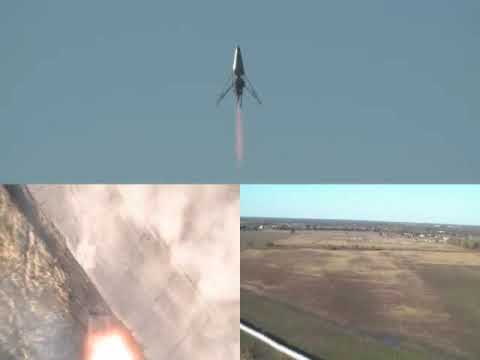
#> input picture yt_thumbnail_hq.jpg, 480 x 360 px
$ python -i sanitize_pptx.py   (imports and definitions only)
#> lines starting #> are read from the running program, lines starting #| are printed output that depends on the picture
#!/usr/bin/env python3
"""
sanitize_pptx.py — make a PPTX open cleanly in Microsoft PowerPoint.

Fixes the two defect classes that pass python-pptx / macOS QuickLook / zip validation but make
PowerPoint say "found a problem with content" (and fail to repair). These slip in when decks are
script-assembled or merged from pasted slides. See memory: reference_pptx_wont_open_diagnostics.

  1. Broken SmartArt: a <p:graphicFrame> whose <dgm:relIds> point at non-diagram parts (or the
     ppt/diagrams/ parts are missing). The diagram is already flattened to native shapes, so the
     orphan graphicFrame is removed with no visual loss.
  2. PowerPoint-undecodable images: MPO (multi-frame "3D" JPEG) and TIFF. Re-encoded to baseline
     JPEG / PNG (TIFF->PNG with .rels + [Content_Types] fixups).

Usage:
  python3 scripts/sanitize_pptx.py IN.pptx OUT.pptx [--slim] [--check]
    --slim   also downscale images to <=1600px & recompress (for email/Discord delivery copies)
    --check  exit 2 (and print findings) if defects found; do not write OUT. For pipeline gating.

Exit codes: 0 clean/fixed, 2 defects found in --check mode, 1 error.
"""
import sys, os, re, io, zipfile, posixpath
from lxml import etree
from PIL import Image

DGM = 'http://schemas.openxmlformats.org/drawingml/2006/diagram'
P   = 'http://schemas.openxmlformats.org/presentationml/2006/main'
MAXDIM = 1600


# [41 lines left out: functions _broken_smartart, analyze, not called in this run]


def sanitize(src, out, slim=False):
    zin = zipfile.ZipFile(src)
    smartart, bad_images, _ = analyze(zin)
    rename = {}      # old media path -> new (tiff->png)
    newmedia = {}    # media path (possibly new name) -> bytes
    for n in zin.namelist():
        if not n.startswith('ppt/media/'):
            continue
        raw = zin.read(n); low = n.lower()
        if not low.endswith(('.jpg', '.jpeg', '.png', '.tif', '.tiff')):
            newmedia[n] = raw; continue
        try:
            im = Image.open(io.BytesIO(raw)); im.seek(0); im.load()
        except Exception:
            newmedia[n] = raw; continue
        if slim and max(im.size) > MAXDIM:
            r = MAXDIM / max(im.size); im = im.resize((int(im.size[0]*r), int(im.size[1]*r)), Image.LANCZOS)
        buf = io.BytesIO()
        if low.endswith(('.tif', '.tiff')):
            if im.mode not in ('RGB', 'RGBA', 'L'): im = im.convert('RGB')
            im.save(buf, 'PNG', optimize=True)
            newn = re.sub(r'\.tiff?$', '.png', n); newmedia[newn] = buf.getvalue(); rename[n] = newn
        elif low.endswith('.png'):
            if im.mode == 'P': im = im.convert('RGBA')
            im.save(buf, 'PNG', optimize=True); newmedia[n] = buf.getvalue()
        else:
            if im.mode not in ('RGB', 'L'): im = im.convert('RGB')
            im.save(buf, 'JPEG', quality=(82 if slim else 90), optimize=True); newmedia[n] = buf.getvalue()

    patched_slides = {}
    for n in smartart:
        root = etree.fromstring(zin.read(n)); removed = 0
        for gf in list(root.iter('{%s}graphicFrame' % P)):
            if gf.find('.//{%s}relIds' % DGM) is not None:
                gf.getparent().remove(gf); removed += 1
        if removed:
            patched_slides[n] = etree.tostring(root, xml_declaration=True, encoding='UTF-8', standalone=True)

    zout = zipfile.ZipFile(out, 'w', zipfile.ZIP_DEFLATED)
    for item in zin.infolist():
        n = item.filename
        if n in rename:
            zout.writestr(rename[n], newmedia[rename[n]]); continue
        if n in newmedia:
            zout.writestr(n, newmedia[n]); continue
        if n in patched_slides:
            zout.writestr(item, patched_slides[n]); continue
        data = zin.read(n)
        if n.endswith('.rels') and rename:
            s = data.decode('utf-8')
            for old, new in rename.items():
                s = s.replace(posixpath.basename(old), posixpath.basename(new))
            data = s.encode('utf-8')
        if n == '[Content_Types].xml' and rename and 'Extension="png"' not in data.decode('utf-8', 'ignore'):
            s = data.decode('utf-8').replace('</Types>', '<Default Extension="png" ContentType="image/png"/></Types>')
            data = s.encode('utf-8')
        zout.writestr(item, data)
    zout.close()
    return patched_slides, rename, bad_images


# [22 lines left out: function main, not called in this run]


# [2 lines not run here, left out]

>>> import cv2
>>> picture = cv2.imread('../yt_thumbnail_hq.jpg', cv2.IMREAD_GRAYSCALE)
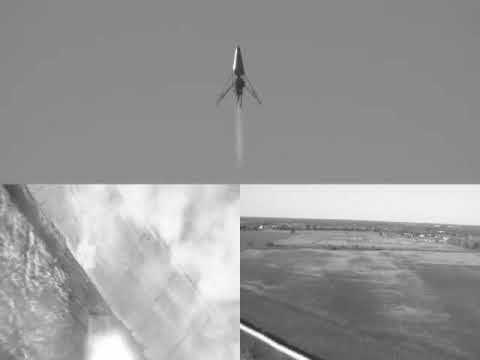
#> picture: shape (360, 480); min 38, max 255, mean 152.9
>>> result = sanitize(picture, 'out.png')
#> (the run stopped early here; a loop or call above may not have finished)
